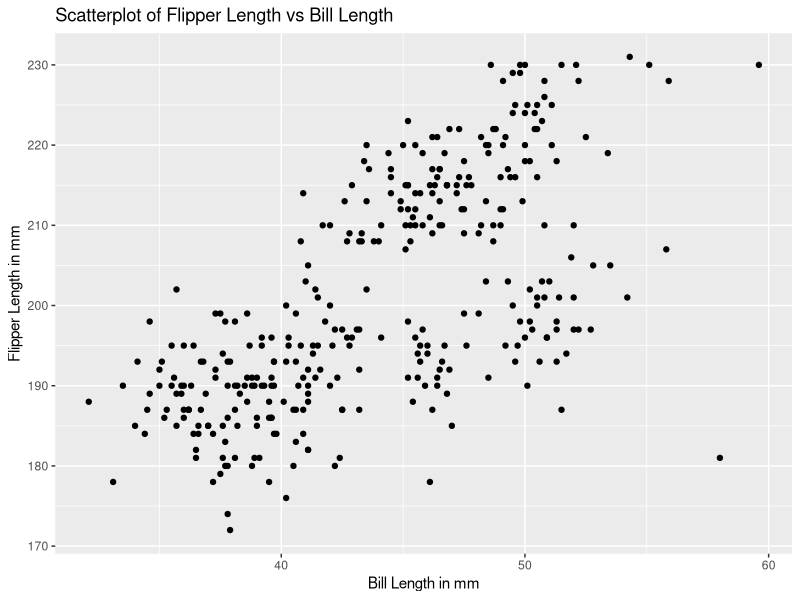

This chart was generated by the following R code:
## ---- chunk 1
library(tidyverse)
## ---- chunk 2
data("penguins", package = "palmerpenguins")
penguins
## ---- chunk 3
dataset_rows <- nrow(penguins)
dataset_cols <- ncol(penguins)
mean_flipper_length = mean(penguins$flipper_length_mm, na.rm = TRUE)
## ---- chunk 4
ggplot(penguins, aes(x = bill_length_mm, y = flipper_length_mm)) + 
  geom_point() +
  labs(
    title = "Scatterplot of Flipper Length vs Bill Length",
    x = "Bill Length in mm",
    y= "Flipper Length in mm", 
    color = "Species"
  )

